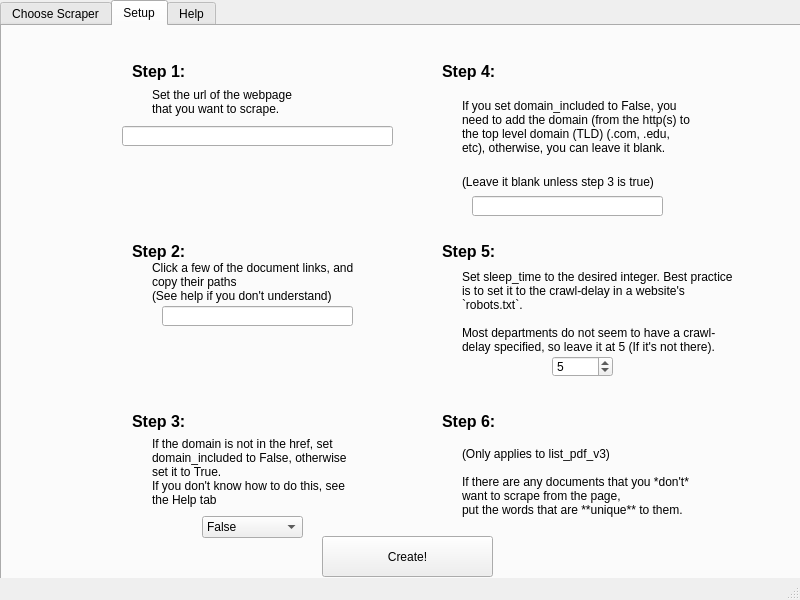
<?xml version="1.0" encoding="UTF-8"?>
<ui version="4.0">
 <class>MainWindow</class>
 <widget class="QMainWindow" name="MainWindow">
  <property name="geometry">
   <rect>
    <x>0</x>
    <y>0</y>
    <width>800</width>
    <height>600</height>
   </rect>
  </property>
  <property name="windowTitle">
   <string>Scraper Setup GUI</string>
  </property>
  <widget class="QWidget" name="centralwidget">
   <widget class="QTabWidget" name="tabWidget">
    <property name="geometry">
     <rect>
      <x>0</x>
      <y>0</y>
      <width>801</width>
      <height>601</height>
     </rect>
    </property>
    <property name="currentIndex">
     <number>1</number>
    </property>
    <widget class="QWidget" name="ChooseScraper">
     <attribute name="title">
      <string>Choose Scraper</string>
     </attribute>
     <widget class="QLabel" name="step1_scraper_text">
      <property name="geometry">
       <rect>
        <x>40</x>
        <y>80</y>
        <width>221</width>
        <height>101</height>
       </rect>
      </property>
      <property name="font">
       <font>
        <pointsize>9</pointsize>
       </font>
      </property>
      <property name="text">
       <string>Choose which scraper you need.

list_pdf_v2 is the most basic of the bunch

list_pdf_v3 allows filtering links by common unwanted words.</string>
      </property>
      <property name="wordWrap">
       <bool>true</bool>
      </property>
     </widget>
     <widget class="QLabel" name="step2_header_5">
      <property name="geometry">
       <rect>
        <x>30</x>
        <y>220</y>
        <width>158</width>
        <height>31</height>
       </rect>
      </property>
      <property name="font">
       <font>
        <pointsize>12</pointsize>
        <weight>75</weight>
        <bold>true</bold>
       </font>
      </property>
      <property name="text">
       <string>Step 2:</string>
      </property>
      <property name="wordWrap">
       <bool>true</bool>
      </property>
     </widget>
     <widget class="QLabel" name="step4_header_2">
      <property name="geometry">
       <rect>
        <x>270</x>
        <y>220</y>
        <width>158</width>
        <height>31</height>
       </rect>
      </property>
      <property name="font">
       <font>
        <pointsize>12</pointsize>
        <weight>75</weight>
        <bold>true</bold>
       </font>
      </property>
      <property name="text">
       <string>Step 4:</string>
      </property>
      <property name="wordWrap">
       <bool>true</bool>
      </property>
     </widget>
     <widget class="QLabel" name="step3_header_5">
      <property name="geometry">
       <rect>
        <x>270</x>
        <y>50</y>
        <width>158</width>
        <height>31</height>
       </rect>
      </property>
      <property name="font">
       <font>
        <pointsize>12</pointsize>
        <weight>75</weight>
        <bold>true</bold>
       </font>
      </property>
      <property name="text">
       <string>Step 3*:</string>
      </property>
      <property name="wordWrap">
       <bool>true</bool>
      </property>
     </widget>
     <widget class="QLabel" name="step1_header_5">
      <property name="geometry">
       <rect>
        <x>30</x>
        <y>50</y>
        <width>158</width>
        <height>31</height>
       </rect>
      </property>
      <property name="font">
       <font>
        <pointsize>12</pointsize>
        <weight>75</weight>
        <bold>true</bold>
       </font>
      </property>
      <property name="text">
       <string>Step 1:</string>
      </property>
      <property name="wordWrap">
       <bool>true</bool>
      </property>
     </widget>
     <widget class="QLabel" name="label_31">
      <property name="geometry">
       <rect>
        <x>280</x>
        <y>240</y>
        <width>181</width>
        <height>61</height>
       </rect>
      </property>
      <property name="font">
       <font>
        <pointsize>9</pointsize>
       </font>
      </property>
      <property name="text">
       <string>What should we call your scraper?</string>
      </property>
      <property name="wordWrap">
       <bool>true</bool>
      </property>
     </widget>
     <widget class="QComboBox" name="scraper_input">
      <property name="geometry">
       <rect>
        <x>90</x>
        <y>190</y>
        <width>69</width>
        <height>22</height>
       </rect>
      </property>
      <item>
       <property name="text">
        <string>list_pdf_v2</string>
       </property>
      </item>
      <item>
       <property name="text">
        <string>list_pdf_v3</string>
       </property>
      </item>
     </widget>
     <widget class="QLabel" name="step2_scraper_text">
      <property name="geometry">
       <rect>
        <x>40</x>
        <y>250</y>
        <width>211</width>
        <height>31</height>
       </rect>
      </property>
      <property name="font">
       <font>
        <pointsize>9</pointsize>
       </font>
      </property>
      <property name="text">
       <string>We need some basic information regarding the department.</string>
      </property>
      <property name="wordWrap">
       <bool>true</bool>
      </property>
     </widget>
     <widget class="QLabel" name="step2_scraper_text_2">
      <property name="geometry">
       <rect>
        <x>40</x>
        <y>280</y>
        <width>161</width>
        <height>31</height>
       </rect>
      </property>
      <property name="font">
       <font>
        <pointsize>9</pointsize>
        <weight>75</weight>
        <bold>true</bold>
       </font>
      </property>
      <property name="text">
       <string>Country:</string>
      </property>
      <property name="wordWrap">
       <bool>true</bool>
      </property>
     </widget>
     <widget class="QLabel" name="step2state">
      <property name="geometry">
       <rect>
        <x>40</x>
        <y>330</y>
        <width>161</width>
        <height>31</height>
       </rect>
      </property>
      <property name="font">
       <font>
        <pointsize>9</pointsize>
        <weight>75</weight>
        <bold>true</bold>
       </font>
      </property>
      <property name="text">
       <string>State:</string>
      </property>
      <property name="wordWrap">
       <bool>true</bool>
      </property>
     </widget>
     <widget class="QLineEdit" name="country_input">
      <property name="geometry">
       <rect>
        <x>60</x>
        <y>310</y>
        <width>113</width>
        <height>20</height>
       </rect>
      </property>
      <property name="text">
       <string>USA</string>
      </property>
      <property name="placeholderText">
       <string/>
      </property>
     </widget>
     <widget class="QLineEdit" name="state_input">
      <property name="geometry">
       <rect>
        <x>60</x>
        <y>360</y>
        <width>113</width>
        <height>20</height>
       </rect>
      </property>
      <property name="placeholderText">
       <string>CA</string>
      </property>
     </widget>
     <widget class="QLabel" name="label_36">
      <property name="geometry">
       <rect>
        <x>40</x>
        <y>380</y>
        <width>161</width>
        <height>31</height>
       </rect>
      </property>
      <property name="font">
       <font>
        <pointsize>9</pointsize>
        <weight>75</weight>
        <bold>true</bold>
       </font>
      </property>
      <property name="text">
       <string>County:</string>
      </property>
      <property name="wordWrap">
       <bool>true</bool>
      </property>
     </widget>
     <widget class="QLineEdit" name="county_input">
      <property name="geometry">
       <rect>
        <x>60</x>
        <y>410</y>
        <width>113</width>
        <height>20</height>
       </rect>
      </property>
      <property name="placeholderText">
       <string>los_angeles</string>
      </property>
     </widget>
     <widget class="QLabel" name="label_37">
      <property name="geometry">
       <rect>
        <x>40</x>
        <y>430</y>
        <width>161</width>
        <height>31</height>
       </rect>
      </property>
      <property name="font">
       <font>
        <pointsize>9</pointsize>
        <weight>75</weight>
        <bold>true</bold>
       </font>
      </property>
      <property name="text">
       <string>Department Type:</string>
      </property>
      <property name="wordWrap">
       <bool>true</bool>
      </property>
     </widget>
     <widget class="QComboBox" name="department_type_input">
      <property name="geometry">
       <rect>
        <x>60</x>
        <y>460</y>
        <width>111</width>
        <height>22</height>
       </rect>
      </property>
      <property name="editable">
       <bool>true</bool>
      </property>
      <item>
       <property name="text">
        <string>municipal</string>
       </property>
      </item>
      <item>
       <property name="text">
        <string>county</string>
       </property>
      </item>
      <item>
       <property name="text">
        <string>college</string>
       </property>
      </item>
     </widget>
     <widget class="QLabel" name="step2city">
      <property name="geometry">
       <rect>
        <x>40</x>
        <y>490</y>
        <width>161</width>
        <height>31</height>
       </rect>
      </property>
      <property name="font">
       <font>
        <pointsize>9</pointsize>
        <weight>75</weight>
        <bold>true</bold>
       </font>
      </property>
      <property name="text">
       <string>City (Or county if a county department):</string>
      </property>
      <property name="wordWrap">
       <bool>true</bool>
      </property>
     </widget>
     <widget class="QLineEdit" name="city_input">
      <property name="geometry">
       <rect>
        <x>60</x>
        <y>520</y>
        <width>113</width>
        <height>20</height>
       </rect>
      </property>
     </widget>
     <widget class="QLabel" name="step3text">
      <property name="geometry">
       <rect>
        <x>280</x>
        <y>70</y>
        <width>201</width>
        <height>111</height>
       </rect>
      </property>
      <property name="font">
       <font>
        <pointsize>9</pointsize>
       </font>
      </property>
      <property name="text">
       <string>Where should the files be saved? Leave blank if you don't care. 

Note that ./data/ will be prepended to your input. You can add as many subfolders as you need.</string>
      </property>
      <property name="wordWrap">
       <bool>true</bool>
      </property>
     </widget>
     <widget class="QLineEdit" name="lineEdit">
      <property name="geometry">
       <rect>
        <x>290</x>
        <y>190</y>
        <width>113</width>
        <height>20</height>
       </rect>
      </property>
     </widget>
     <widget class="QLabel" name="step3note">
      <property name="geometry">
       <rect>
        <x>270</x>
        <y>20</y>
        <width>161</width>
        <height>31</height>
       </rect>
      </property>
      <property name="font">
       <font>
        <pointsize>9</pointsize>
       </font>
      </property>
      <property name="text">
       <string>* Useful for when there are multiple scrapers.</string>
      </property>
      <property name="wordWrap">
       <bool>true</bool>
      </property>
     </widget>
     <widget class="QPushButton" name="choose_scraper_button">
      <property name="geometry">
       <rect>
        <x>560</x>
        <y>40</y>
        <width>171</width>
        <height>451</height>
       </rect>
      </property>
      <property name="text">
       <string>Enter</string>
      </property>
     </widget>
     <widget class="QLineEdit" name="scraper_name_input">
      <property name="geometry">
       <rect>
        <x>290</x>
        <y>290</y>
        <width>113</width>
        <height>20</height>
       </rect>
      </property>
     </widget>
     <widget class="QLabel" name="label_34">
      <property name="geometry">
       <rect>
        <x>280</x>
        <y>300</y>
        <width>181</width>
        <height>61</height>
       </rect>
      </property>
      <property name="font">
       <font>
        <pointsize>9</pointsize>
       </font>
      </property>
      <property name="text">
       <string>(Note that _scraper.py will be appended to your input.)</string>
      </property>
      <property name="wordWrap">
       <bool>true</bool>
      </property>
     </widget>
    </widget>
    <widget class="QWidget" name="Setup">
     <property name="accessibleName">
      <string notr="true"/>
     </property>
     <attribute name="title">
      <string>Setup</string>
     </attribute>
     <widget class="QLineEdit" name="webpage_input">
      <property name="geometry">
       <rect>
        <x>120</x>
        <y>100</y>
        <width>271</width>
        <height>20</height>
       </rect>
      </property>
     </widget>
     <widget class="QLabel" name="step3_header_2">
      <property name="geometry">
       <rect>
        <x>130</x>
        <y>380</y>
        <width>158</width>
        <height>31</height>
       </rect>
      </property>
      <property name="font">
       <font>
        <pointsize>12</pointsize>
        <weight>75</weight>
        <bold>true</bold>
       </font>
      </property>
      <property name="text">
       <string>Step 3:</string>
      </property>
      <property name="wordWrap">
       <bool>true</bool>
      </property>
     </widget>
     <widget class="QLabel" name="step1_header_2">
      <property name="geometry">
       <rect>
        <x>130</x>
        <y>30</y>
        <width>158</width>
        <height>31</height>
       </rect>
      </property>
      <property name="font">
       <font>
        <pointsize>12</pointsize>
        <weight>75</weight>
        <bold>true</bold>
       </font>
      </property>
      <property name="text">
       <string>Step 1:</string>
      </property>
      <property name="wordWrap">
       <bool>true</bool>
      </property>
     </widget>
     <widget class="QLabel" name="step1_1">
      <property name="geometry">
       <rect>
        <x>150</x>
        <y>60</y>
        <width>161</width>
        <height>31</height>
       </rect>
      </property>
      <property name="font">
       <font>
        <pointsize>9</pointsize>
       </font>
      </property>
      <property name="text">
       <string>Set the url of the webpage that you want to scrape.</string>
      </property>
      <property name="wordWrap">
       <bool>true</bool>
      </property>
     </widget>
     <widget class="QLabel" name="step2_1">
      <property name="geometry">
       <rect>
        <x>150</x>
        <y>220</y>
        <width>211</width>
        <height>71</height>
       </rect>
      </property>
      <property name="font">
       <font>
        <pointsize>9</pointsize>
       </font>
      </property>
      <property name="text">
       <string>Click a few of the document links, and copy their paths
(See help if you don't understand)</string>
      </property>
      <property name="wordWrap">
       <bool>true</bool>
      </property>
     </widget>
     <widget class="QLineEdit" name="web_path_input">
      <property name="geometry">
       <rect>
        <x>160</x>
        <y>280</y>
        <width>191</width>
        <height>20</height>
       </rect>
      </property>
     </widget>
     <widget class="QLineEdit" name="domain_input">
      <property name="geometry">
       <rect>
        <x>470</x>
        <y>170</y>
        <width>191</width>
        <height>20</height>
       </rect>
      </property>
     </widget>
     <widget class="QLabel" name="step3_4">
      <property name="geometry">
       <rect>
        <x>150</x>
        <y>410</y>
        <width>211</width>
        <height>71</height>
       </rect>
      </property>
      <property name="font">
       <font>
        <pointsize>9</pointsize>
       </font>
      </property>
      <property name="text">
       <string>If the domain is not in the href, set domain_included to False, otherwise set it to True.
If you don't know how to do this, see the Help tab</string>
      </property>
      <property name="wordWrap">
       <bool>true</bool>
      </property>
     </widget>
     <widget class="QComboBox" name="domain_included_input">
      <property name="geometry">
       <rect>
        <x>200</x>
        <y>490</y>
        <width>101</width>
        <height>22</height>
       </rect>
      </property>
      <property name="editable">
       <bool>false</bool>
      </property>
      <property name="currentText">
       <string>False</string>
      </property>
      <item>
       <property name="text">
        <string>False</string>
       </property>
      </item>
      <item>
       <property name="text">
        <string>True</string>
       </property>
      </item>
     </widget>
     <widget class="QLabel" name="step4_header">
      <property name="geometry">
       <rect>
        <x>440</x>
        <y>30</y>
        <width>158</width>
        <height>31</height>
       </rect>
      </property>
      <property name="font">
       <font>
        <pointsize>12</pointsize>
        <weight>75</weight>
        <bold>true</bold>
       </font>
      </property>
      <property name="text">
       <string>Step 4:</string>
      </property>
      <property name="wordWrap">
       <bool>true</bool>
      </property>
     </widget>
     <widget class="QLabel" name="step4_1">
      <property name="geometry">
       <rect>
        <x>460</x>
        <y>60</y>
        <width>231</width>
        <height>81</height>
       </rect>
      </property>
      <property name="font">
       <font>
        <pointsize>9</pointsize>
       </font>
      </property>
      <property name="text">
       <string>If you set domain_included to False, you need to add the domain (from the http(s) to the top level domain (TLD) (.com, .edu, etc), otherwise, you can leave it blank.</string>
      </property>
      <property name="wordWrap">
       <bool>true</bool>
      </property>
     </widget>
     <widget class="QLabel" name="step4_2">
      <property name="geometry">
       <rect>
        <x>460</x>
        <y>140</y>
        <width>221</width>
        <height>31</height>
       </rect>
      </property>
      <property name="font">
       <font>
        <pointsize>9</pointsize>
       </font>
      </property>
      <property name="text">
       <string>(Leave it blank unless step 3 is true)</string>
      </property>
      <property name="wordWrap">
       <bool>true</bool>
      </property>
     </widget>
     <widget class="QLabel" name="step5_header_2">
      <property name="geometry">
       <rect>
        <x>440</x>
        <y>210</y>
        <width>158</width>
        <height>31</height>
       </rect>
      </property>
      <property name="font">
       <font>
        <pointsize>12</pointsize>
        <weight>75</weight>
        <bold>true</bold>
       </font>
      </property>
      <property name="text">
       <string>Step 5:</string>
      </property>
      <property name="wordWrap">
       <bool>true</bool>
      </property>
     </widget>
     <widget class="QLabel" name="step5_3">
      <property name="geometry">
       <rect>
        <x>460</x>
        <y>240</y>
        <width>271</width>
        <height>91</height>
       </rect>
      </property>
      <property name="font">
       <font>
        <pointsize>9</pointsize>
       </font>
      </property>
      <property name="text">
       <string>Set sleep_time to the desired integer. Best practice is to set it to the crawl-delay in a website's `robots.txt`.

Most departments do not seem to have a crawl-delay specified, so leave it at 5 (If it's not there).</string>
      </property>
      <property name="wordWrap">
       <bool>true</bool>
      </property>
     </widget>
     <widget class="QLabel" name="step6_header">
      <property name="geometry">
       <rect>
        <x>440</x>
        <y>380</y>
        <width>158</width>
        <height>31</height>
       </rect>
      </property>
      <property name="font">
       <font>
        <pointsize>12</pointsize>
        <weight>75</weight>
        <bold>true</bold>
       </font>
      </property>
      <property name="text">
       <string>Step 6:</string>
      </property>
      <property name="wordWrap">
       <bool>true</bool>
      </property>
     </widget>
     <widget class="QSpinBox" name="sleep_time_input">
      <property name="geometry">
       <rect>
        <x>550</x>
        <y>330</y>
        <width>61</width>
        <height>21</height>
       </rect>
      </property>
      <property name="value">
       <number>5</number>
      </property>
     </widget>
     <widget class="QLabel" name="step6_1">
      <property name="geometry">
       <rect>
        <x>460</x>
        <y>410</y>
        <width>231</width>
        <height>91</height>
       </rect>
      </property>
      <property name="font">
       <font>
        <pointsize>9</pointsize>
       </font>
      </property>
      <property name="text">
       <string>(Only applies to list_pdf_v3)

If there are any documents that you *don't* want to scrape from the page,
put the words that are **unique** to them.</string>
      </property>
      <property name="wordWrap">
       <bool>true</bool>
      </property>
     </widget>
     <widget class="QLabel" name="step2_header_2">
      <property name="geometry">
       <rect>
        <x>130</x>
        <y>210</y>
        <width>158</width>
        <height>31</height>
       </rect>
      </property>
      <property name="font">
       <font>
        <pointsize>12</pointsize>
        <weight>75</weight>
        <bold>true</bold>
       </font>
      </property>
      <property name="text">
       <string>Step 2:</string>
      </property>
      <property name="wordWrap">
       <bool>true</bool>
      </property>
     </widget>
     <widget class="QPushButton" name="create_scraper_button">
      <property name="geometry">
       <rect>
        <x>320</x>
        <y>510</y>
        <width>171</width>
        <height>41</height>
       </rect>
      </property>
      <property name="text">
       <string>Create!</string>
      </property>
      <property name="flat">
       <bool>false</bool>
      </property>
     </widget>
    </widget>
    <widget class="QWidget" name="Help">
     <attribute name="title">
      <string>Help</string>
     </attribute>
     <widget class="QLabel" name="step1_header">
      <property name="geometry">
       <rect>
        <x>20</x>
        <y>10</y>
        <width>158</width>
        <height>78</height>
       </rect>
      </property>
      <property name="font">
       <font>
        <pointsize>12</pointsize>
        <weight>75</weight>
        <bold>true</bold>
       </font>
      </property>
      <property name="text">
       <string>Step 1:</string>
      </property>
      <property name="wordWrap">
       <bool>true</bool>
      </property>
     </widget>
     <widget class="QLabel" name="step_1_text">
      <property name="geometry">
       <rect>
        <x>40</x>
        <y>50</y>
        <width>161</width>
        <height>51</height>
       </rect>
      </property>
      <property name="font">
       <font>
        <pointsize>9</pointsize>
       </font>
      </property>
      <property name="text">
       <string>Set the webpage to the page you want to scrape.</string>
      </property>
      <property name="wordWrap">
       <bool>true</bool>
      </property>
     </widget>
     <widget class="QLabel" name="step2_header">
      <property name="geometry">
       <rect>
        <x>20</x>
        <y>90</y>
        <width>158</width>
        <height>78</height>
       </rect>
      </property>
      <property name="font">
       <font>
        <pointsize>12</pointsize>
        <weight>75</weight>
        <bold>true</bold>
       </font>
      </property>
      <property name="text">
       <string>Step 2:</string>
      </property>
      <property name="wordWrap">
       <bool>true</bool>
      </property>
     </widget>
     <widget class="QLabel" name="step2_text1">
      <property name="geometry">
       <rect>
        <x>40</x>
        <y>130</y>
        <width>241</width>
        <height>51</height>
       </rect>
      </property>
      <property name="font">
       <font>
        <pointsize>9</pointsize>
       </font>
      </property>
      <property name="text">
       <string> Click the links that lead to the files, and copy their paths. </string>
      </property>
      <property name="wordWrap">
       <bool>true</bool>
      </property>
     </widget>
     <widget class="QLabel" name="step2_text2">
      <property name="geometry">
       <rect>
        <x>40</x>
        <y>170</y>
        <width>461</width>
        <height>51</height>
       </rect>
      </property>
      <property name="font">
       <font>
        <pointsize>9</pointsize>
       </font>
      </property>
      <property name="text">
       <string>For example, http://www.beverlyhills.org/cbhfiles/storage/files/long_num/file.pdf would become /cbhfiles/storage/files/long_num/</string>
      </property>
      <property name="wordWrap">
       <bool>true</bool>
      </property>
     </widget>
     <widget class="QLabel" name="step2_text3">
      <property name="geometry">
       <rect>
        <x>40</x>
        <y>220</y>
        <width>321</width>
        <height>111</height>
       </rect>
      </property>
      <property name="font">
       <font>
        <pointsize>9</pointsize>
       </font>
      </property>
      <property name="text">
       <string>**NOTE:** Ensure that files all match paths, otherwise remove a level until they match.
Also ensure that domain stays the same (I've seen some sites use AWS buckets for one file and an on-site storage method for another).

Verify on page that the href to the file contains the domain, if it doesn't, add the domain to domain.</string>
      </property>
      <property name="wordWrap">
       <bool>true</bool>
      </property>
     </widget>
     <widget class="QLabel" name="step3_header">
      <property name="geometry">
       <rect>
        <x>20</x>
        <y>320</y>
        <width>158</width>
        <height>78</height>
       </rect>
      </property>
      <property name="font">
       <font>
        <pointsize>12</pointsize>
        <weight>75</weight>
        <bold>true</bold>
       </font>
      </property>
      <property name="text">
       <string>Step 3:</string>
      </property>
      <property name="wordWrap">
       <bool>true</bool>
      </property>
     </widget>
     <widget class="QLabel" name="step3_1">
      <property name="geometry">
       <rect>
        <x>40</x>
        <y>370</y>
        <width>221</width>
        <height>51</height>
       </rect>
      </property>
      <property name="font">
       <font>
        <pointsize>9</pointsize>
       </font>
      </property>
      <property name="text">
       <string>If the domain is not in the href, set domain_included to False, otherwise set it to True</string>
      </property>
      <property name="wordWrap">
       <bool>true</bool>
      </property>
     </widget>
     <widget class="QLabel" name="step3_2">
      <property name="geometry">
       <rect>
        <x>40</x>
        <y>420</y>
        <width>161</width>
        <height>51</height>
       </rect>
      </property>
      <property name="font">
       <font>
        <pointsize>9</pointsize>
       </font>
      </property>
      <property name="text">
       <string>Verify this using your browser's developer pane using select element</string>
      </property>
      <property name="wordWrap">
       <bool>true</bool>
      </property>
     </widget>
     <widget class="QLabel" name="step3_3">
      <property name="geometry">
       <rect>
        <x>40</x>
        <y>470</y>
        <width>161</width>
        <height>51</height>
       </rect>
      </property>
      <property name="font">
       <font>
        <pointsize>9</pointsize>
       </font>
      </property>
      <property name="text">
       <string>How to select element:</string>
      </property>
      <property name="wordWrap">
       <bool>true</bool>
      </property>
      <property name="openExternalLinks">
       <bool>true</bool>
      </property>
     </widget>
     <widget class="QLabel" name="step3_chrome">
      <property name="geometry">
       <rect>
        <x>60</x>
        <y>500</y>
        <width>61</width>
        <height>51</height>
       </rect>
      </property>
      <property name="font">
       <font>
        <pointsize>9</pointsize>
       </font>
      </property>
      <property name="text">
       <string>&lt;a href=&quot;https://developer.chrome.com/docs/devtools/dom/#inspect&quot;&gt;Chrome&lt;/a&gt;</string>
      </property>
      <property name="wordWrap">
       <bool>true</bool>
      </property>
     </widget>
     <widget class="QLabel" name="step3_firefox">
      <property name="geometry">
       <rect>
        <x>110</x>
        <y>500</y>
        <width>161</width>
        <height>51</height>
       </rect>
      </property>
      <property name="font">
       <font>
        <pointsize>9</pointsize>
       </font>
      </property>
      <property name="text">
       <string>&lt;a href=&quot;https://developer.mozilla.org/en-US/docs/Tools/Page_Inspector/How_to/Select_an_element#with_the_node_picker&quot;&gt;Firefox&lt;/a&gt;</string>
      </property>
      <property name="wordWrap">
       <bool>true</bool>
      </property>
     </widget>
     <widget class="QLabel" name="label_7">
      <property name="geometry">
       <rect>
        <x>490</x>
        <y>10</y>
        <width>158</width>
        <height>78</height>
       </rect>
      </property>
      <property name="font">
       <font>
        <pointsize>12</pointsize>
        <weight>75</weight>
        <bold>true</bold>
       </font>
      </property>
      <property name="text">
       <string>Step 4:</string>
      </property>
      <property name="wordWrap">
       <bool>true</bool>
      </property>
     </widget>
     <widget class="QLabel" name="label_8">
      <property name="geometry">
       <rect>
        <x>510</x>
        <y>40</y>
        <width>221</width>
        <height>121</height>
       </rect>
      </property>
      <property name="font">
       <font>
        <pointsize>9</pointsize>
       </font>
      </property>
      <property name="text">
       <string>If you set domain_included to False, you need to add the domain (from the http(s) to the top level domain (TLD) (.com, .edu, etc), otherwise, you can leave it blank.</string>
      </property>
      <property name="wordWrap">
       <bool>true</bool>
      </property>
     </widget>
     <widget class="QLabel" name="step5_1">
      <property name="geometry">
       <rect>
        <x>510</x>
        <y>160</y>
        <width>241</width>
        <height>121</height>
       </rect>
      </property>
      <property name="font">
       <font>
        <pointsize>9</pointsize>
       </font>
      </property>
      <property name="text">
       <string>Set sleep_time to the desired integer. Best practice is to set it to the crawl-delay in a website's `robots.txt`.

Most departments do not seem to have a crawl-delay specified, so leave it at 5 (If it's not there).</string>
      </property>
      <property name="wordWrap">
       <bool>true</bool>
      </property>
     </widget>
     <widget class="QLabel" name="step5_header">
      <property name="geometry">
       <rect>
        <x>490</x>
        <y>120</y>
        <width>158</width>
        <height>78</height>
       </rect>
      </property>
      <property name="font">
       <font>
        <pointsize>12</pointsize>
        <weight>75</weight>
        <bold>true</bold>
       </font>
      </property>
      <property name="text">
       <string>Step 5:</string>
      </property>
      <property name="wordWrap">
       <bool>true</bool>
      </property>
     </widget>
     <widget class="QLabel" name="label_9">
      <property name="geometry">
       <rect>
        <x>490</x>
        <y>250</y>
        <width>158</width>
        <height>78</height>
       </rect>
      </property>
      <property name="font">
       <font>
        <pointsize>12</pointsize>
        <weight>75</weight>
        <bold>true</bold>
       </font>
      </property>
      <property name="text">
       <string>Step 6:</string>
      </property>
      <property name="wordWrap">
       <bool>true</bool>
      </property>
     </widget>
     <widget class="QLabel" name="label_10">
      <property name="geometry">
       <rect>
        <x>510</x>
        <y>300</y>
        <width>241</width>
        <height>61</height>
       </rect>
      </property>
      <property name="font">
       <font>
        <pointsize>9</pointsize>
       </font>
      </property>
      <property name="text">
       <string>(Only applies to list_pdf_v3) If there are any documents that you *don't* want to scrape from the page,put the words that are **unique** to them.</string>
      </property>
      <property name="wordWrap">
       <bool>true</bool>
      </property>
     </widget>
    </widget>
   </widget>
  </widget>
  <widget class="QStatusBar" name="statusbar"/>
 </widget>
 <resources/>
 <connections/>
</ui>
